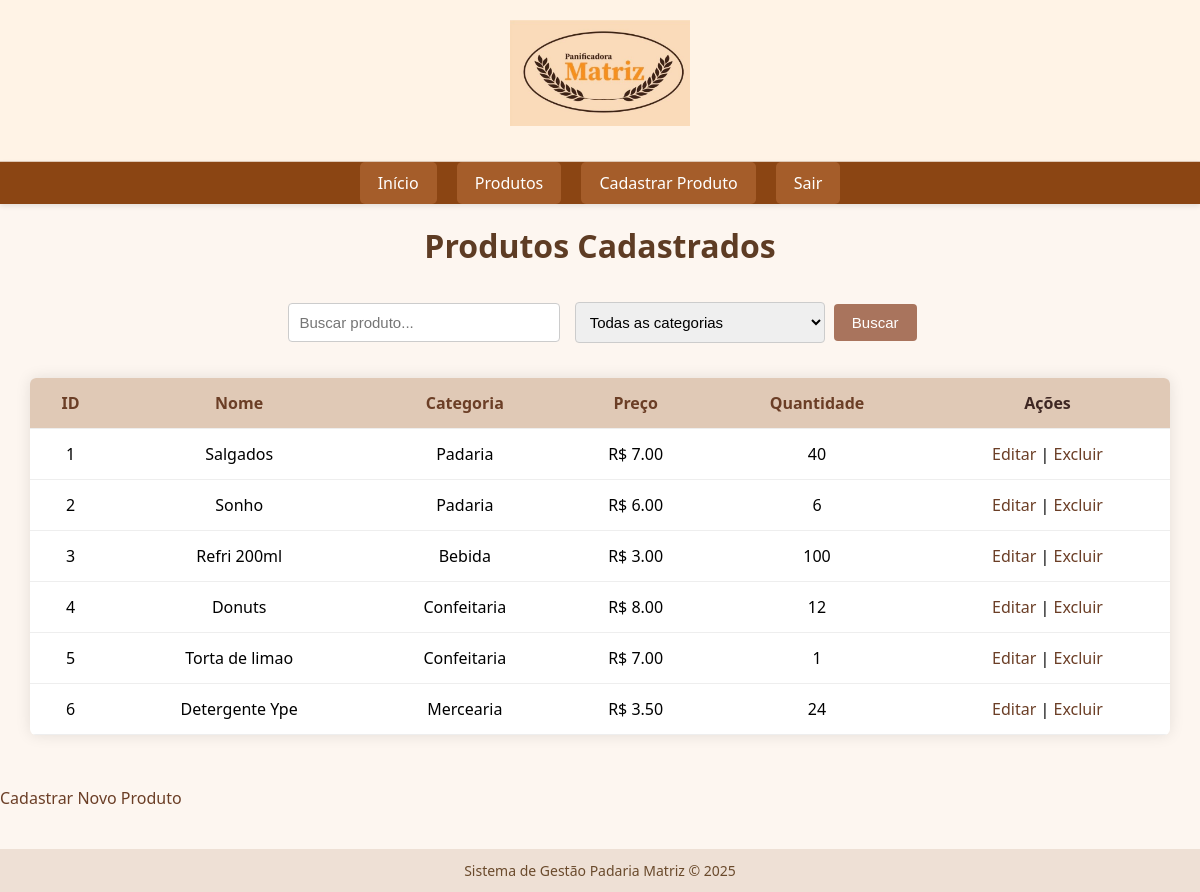
Page /produtos (signed in) on the committed database.
### tables this page shows
CREATE TABLE produtos (
        id INTEGER PRIMARY KEY AUTOINCREMENT,
        nome TEXT NOT NULL,
        categoria TEXT,
        preco REAL,
        quantidade INTEGER
    );

### app.py (the view)
@app.route('/produtos')
def produtos():
    if 'usuario' not in session:
        return redirect(url_for('login'))
    busca = request.args.get('busca', '')
    categoria = request.args.get('categoria', '')
    order_by = request.args.get('order_by', 'id')
    conn = conectar_bd()
    cursor = conn.cursor()
    query = "SELECT * FROM produtos"
    filtros = []
    params = []
    if busca:
        filtros.append("nome LIKE ?")
        params.append(f"%{busca}%")
    if categoria:
        filtros.append("categoria = ?")
        params.append(categoria)
    if filtros:
        query += " WHERE " + " AND ".join(filtros)
    if order_by in ['id', 'nome', 'categoria', 'preco', 'quantidade']:
        query += f" ORDER BY {order_by}"
    cursor.execute(query, params)
    produtos = cursor.fetchall()
    conn.close()
    return render_template('produtos.html', produtos=produtos, busca=busca, categoria=categoria)

### banco.py (called while the page is built)
def conectar_bd():
    conexao = sqlite3.connect('padaria.db')
    return conexao

### templates/produtos.html (shortened to what this page needs)
{% extends 'base.html' %}
{% block content %}
<h1>Produtos Cadastrados</h1>
<form method="GET" action="{{ url_for('produtos') }}">
    <input type="text" name="busca" placeholder="Buscar produto..." value="{{ busca or '' }}">
    <select name="categoria">
        <option value="">Todas as categorias</option>
    </select>
    <input type="submit" value="Buscar">
</form>
<table>
    <tr>
        <th><a href="{{ url_for('produtos', order_by='id', busca=busca, categoria=categoria) }}">ID</a></th>
        <th><a href="{{ url_for('produtos', order_by='nome', busca=busca, categoria=categoria) }}">Nome</a></th>
        <th><a href="{{ url_for('produtos', order_by='categoria', busca=busca, categoria=categoria) }}">Categoria</a></th>
        <th><a href="{{ url_for('produtos', order_by='preco', busca=busca, categoria=categoria) }}">Preço</a></th>
        <th><a href="{{ url_for('produtos', order_by='quantidade', busca=busca, categoria=categoria) }}">Quantidade</a></th>
        <th>Ações</th>
    </tr>
    {% for produto in produtos %}
    <tr>
        <td>{{ produto[0] }}</td>
        <td>{{ produto[1] }}</td>
        <td>{{ produto[2] }}</td>
        <td>R$ {{ "%.2f"|format(produto[3]) }}</td>
        <td>{{ produto[4] }}</td>
        <td>
            <a href="{{ url_for('editar', id=produto[0]) }}">Editar</a> |
            <a href="{{ url_for('excluir', id=produto[0]) }}" onclick="return confirm('Tem certeza que deseja excluir?')">Excluir</a>
        </td>
    </tr>
    {% endfor %}
</table>
<br>
<a class="btn cadastrar" href="{{ url_for('cadastrar') }}">Cadastrar Novo Produto</a>
{% endblock %}

### templates/base.html (shortened to what this page needs)
<!DOCTYPE html>
<html lang="pt-BR">
<head>
    <link rel="stylesheet" href="{{ url_for('static', filename='style.css') }}">
</head>
<body>
    <div class="logo-container">
        <img src="{{ url_for('static', filename='logo_padaria.jpg') }}" alt="Logo da Padaria" class="logo">
    </div>
    <nav class="menu">
        <a class="btn" href="{{ url_for('index') }}">Início</a>
        <a class="btn" href="{{ url_for('produtos') }}">Produtos</a>
        <a class="btn" href="{{ url_for('cadastrar') }}">Cadastrar Produto</a>
        <a class="btn sair" href="{{ url_for('logout') }}">Sair</a>
    </nav>
    <main>
        {% block content %}{% endblock %}
    </main>
    <footer>
        Sistema de Gestão Padaria Matriz © 2025
    </footer>
</body>
</html>

### static/style.css (style rules this page uses)
body { font-family: 'Segoe UI', Tahoma, Geneva, Verdana, sans-serif; background-color: #fdf6f0; margin: 0; padding: 0; }
h1 { color: #5e3c24; text-align: center; margin: 20px 0; }
.logo-container { text-align: center; padding: 20px 0; background-color: #fff3e6; border-bottom: 1px solid #e0c9b6; }
.logo { max-width: 180px; height: auto; margin-bottom: 10px; }
.menu { background-color: #8B4513; padding: 10px 0; text-align: center; box-shadow: 0 2px 5px rgba(0,0,0,0.1); }
.menu a.btn { color: white; padding: 10px 18px; margin: 0 8px; text-decoration: none; border-radius: 5px; background-color: #a55d2a; transition: background-color 0.3s ease, transform 0.2s ease; }
form { text-align: center; margin: 30px auto; }
input[type="text"], input[type="password"], input[type="number"], select { padding: 10px; border-radius: 4px; border: 1px solid #ccc; margin: 5px; width: 250px; font-size: 15px; }
input[type="submit"] { background-color: #a9745d; color: white; padding: 10px 18px; border: none; border-radius: 4px; cursor: pointer; font-size: 15px; }
table { margin: 30px auto; width: 95%; border-collapse: collapse; box-shadow: 0 0 15px rgba(0,0,0,0.1); background-color: white; border-radius: 6px; overflow: hidden; }
th, td { padding: 14px; border-bottom: 1px solid #eee; text-align: center; }
th { background-color: #e0c9b6; color: #3e2723; font-weight: bold; }
a { color: #6b3e26; text-decoration: none; }
footer { background-color: #eee0d5; text-align: center; padding: 12px; margin-top: 40px; color: #6a4a2c; font-size: 14px; }

### rows in the picture
produtos: id "1", nome "Salgados", categoria "Padaria", preco "7.00", quantidade "40"
produtos: id "2", nome "Sonho", categoria "Padaria", preco "6.00", quantidade "6"
produtos: id "3", nome "Refri 200ml", categoria "Bebida", preco "3.00", quantidade "100"
produtos: id "4", nome "Donuts", categoria "Confeitaria", preco "8.00", quantidade "12"
produtos: id "5", nome "Torta de limao", categoria "Confeitaria", preco "7.00", quantidade "1"
produtos: id "6", nome "Detergente Ype", categoria "Mercearia", preco "3.50", quantidade "24"
